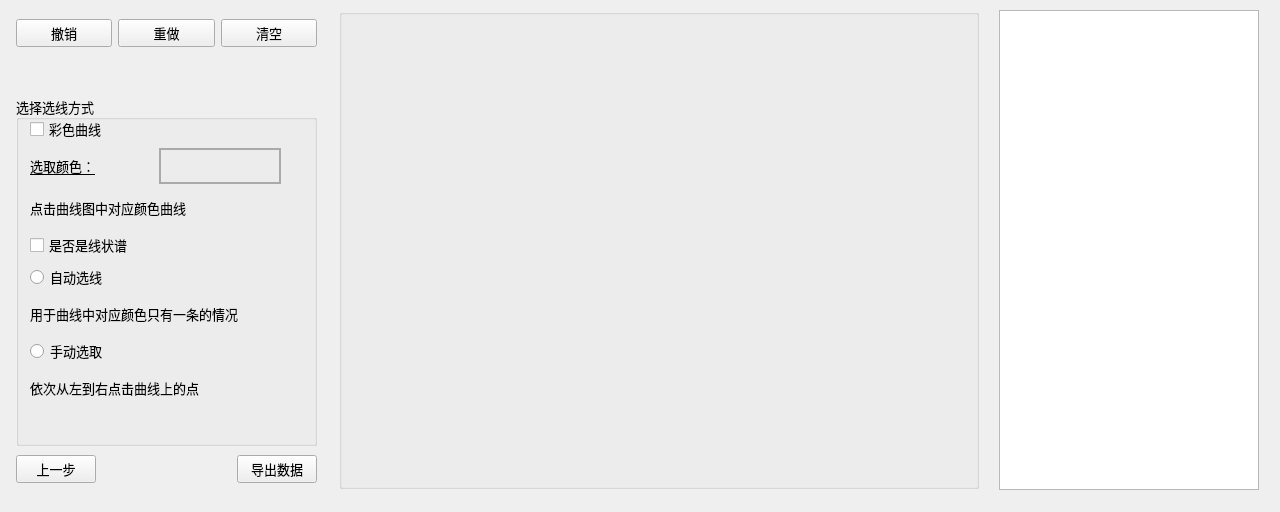
<?xml version="1.0" encoding="UTF-8"?>
<ui version="4.0">
 <class>MainWindow</class>
 <widget class="QMainWindow" name="MainWindow">
  <property name="enabled">
   <bool>true</bool>
  </property>
  <property name="geometry">
   <rect>
    <x>0</x>
    <y>0</y>
    <width>1280</width>
    <height>512</height>
   </rect>
  </property>
  <property name="minimumSize">
   <size>
    <width>1000</width>
    <height>512</height>
   </size>
  </property>
  <property name="windowTitle">
   <string>曲线提取</string>
  </property>
  <property name="windowIcon">
   <iconset resource="image.qrc">
    <normaloff>:/icon/src/colorpicker.png</normaloff>:/icon/src/colorpicker.png</iconset>
  </property>
  <widget class="QWidget" name="CentralWidget">
   <property name="enabled">
    <bool>true</bool>
   </property>
   <layout class="QHBoxLayout" name="horizontalLayout">
    <item>
     <widget class="QStackedWidget" name="stackedWidget">
      <property name="sizePolicy">
       <sizepolicy hsizetype="Expanding" vsizetype="Expanding">
        <horstretch>0</horstretch>
        <verstretch>0</verstretch>
       </sizepolicy>
      </property>
      <property name="currentIndex">
       <number>1</number>
      </property>
      <widget class="QWidget" name="picInputPage">
       <widget class="QGroupBox" name="picDisplayGBox">
        <property name="geometry">
         <rect>
          <x>390</x>
          <y>0</y>
          <width>640</width>
          <height>480</height>
         </rect>
        </property>
        <property name="sizePolicy">
         <sizepolicy hsizetype="Preferred" vsizetype="Preferred">
          <horstretch>0</horstretch>
          <verstretch>0</verstretch>
         </sizepolicy>
        </property>
        <property name="title">
         <string/>
        </property>
        <property name="alignment">
         <set>Qt::AlignCenter</set>
        </property>
        <widget class="ClickableLabel" name="picLabel">
         <property name="geometry">
          <rect>
           <x>0</x>
           <y>0</y>
           <width>640</width>
           <height>480</height>
          </rect>
         </property>
         <property name="sizePolicy">
          <sizepolicy hsizetype="Expanding" vsizetype="Expanding">
           <horstretch>0</horstretch>
           <verstretch>0</verstretch>
          </sizepolicy>
         </property>
         <property name="text">
          <string/>
         </property>
         <property name="textFormat">
          <enum>Qt::RichText</enum>
         </property>
         <property name="alignment">
          <set>Qt::AlignCenter</set>
         </property>
        </widget>
       </widget>
       <widget class="QWidget" name="verticalLayoutWidget_2">
        <property name="geometry">
         <rect>
          <x>10</x>
          <y>0</y>
          <width>361</width>
          <height>481</height>
         </rect>
        </property>
        <layout class="QVBoxLayout" name="picInputLayout">
         <item>
          <widget class="QGroupBox" name="choosepicGBox">
           <property name="sizePolicy">
            <sizepolicy hsizetype="Preferred" vsizetype="Minimum">
             <horstretch>0</horstretch>
             <verstretch>0</verstretch>
            </sizepolicy>
           </property>
           <property name="minimumSize">
            <size>
             <width>0</width>
             <height>100</height>
            </size>
           </property>
           <property name="maximumSize">
            <size>
             <width>16777215</width>
             <height>100</height>
            </size>
           </property>
           <property name="title">
            <string/>
           </property>
           <property name="alignment">
            <set>Qt::AlignLeading|Qt::AlignLeft|Qt::AlignVCenter</set>
           </property>
           <widget class="QPushButton" name="selectPicButton">
            <property name="geometry">
             <rect>
              <x>290</x>
              <y>10</y>
              <width>61</width>
              <height>31</height>
             </rect>
            </property>
            <property name="font">
             <font>
              <family>微软雅黑</family>
              <pointsize>10</pointsize>
              <weight>50</weight>
              <bold>false</bold>
             </font>
            </property>
            <property name="text">
             <string>选择</string>
            </property>
           </widget>
           <widget class="QLineEdit" name="picPathText">
            <property name="geometry">
             <rect>
              <x>10</x>
              <y>53</y>
              <width>341</width>
              <height>31</height>
             </rect>
            </property>
           </widget>
           <widget class="QLabel" name="label">
            <property name="geometry">
             <rect>
              <x>10</x>
              <y>10</y>
              <width>101</width>
              <height>31</height>
             </rect>
            </property>
            <property name="font">
             <font>
              <family>微软雅黑</family>
              <pointsize>10</pointsize>
             </font>
            </property>
            <property name="text">
             <string>图片路径</string>
            </property>
            <property name="textFormat">
             <enum>Qt::AutoText</enum>
            </property>
           </widget>
          </widget>
         </item>
         <item>
          <widget class="QGroupBox" name="limitGBox">
           <property name="sizePolicy">
            <sizepolicy hsizetype="Preferred" vsizetype="Maximum">
             <horstretch>0</horstretch>
             <verstretch>0</verstretch>
            </sizepolicy>
           </property>
           <property name="minimumSize">
            <size>
             <width>0</width>
             <height>100</height>
            </size>
           </property>
           <property name="maximumSize">
            <size>
             <width>16777215</width>
             <height>100</height>
            </size>
           </property>
           <property name="title">
            <string/>
           </property>
           <property name="alignment">
            <set>Qt::AlignCenter</set>
           </property>
           <widget class="QWidget" name="gridLayoutWidget">
            <property name="geometry">
             <rect>
              <x>10</x>
              <y>4</y>
              <width>341</width>
              <height>91</height>
             </rect>
            </property>
            <layout class="QGridLayout" name="limitLayout">
             <property name="sizeConstraint">
              <enum>QLayout::SetDefaultConstraint</enum>
             </property>
             <item row="0" column="3">
              <widget class="QLineEdit" name="xMaxLineEdit"/>
             </item>
             <item row="0" column="2">
              <widget class="QLabel" name="label_4">
               <property name="font">
                <font>
                 <family>微软雅黑</family>
                 <pointsize>10</pointsize>
                </font>
               </property>
               <property name="text">
                <string>X轴最大值</string>
               </property>
               <property name="textFormat">
                <enum>Qt::AutoText</enum>
               </property>
              </widget>
             </item>
             <item row="0" column="0">
              <widget class="QLabel" name="label_3">
               <property name="font">
                <font>
                 <family>微软雅黑</family>
                 <pointsize>10</pointsize>
                </font>
               </property>
               <property name="text">
                <string>X轴最小值</string>
               </property>
               <property name="textFormat">
                <enum>Qt::AutoText</enum>
               </property>
              </widget>
             </item>
             <item row="0" column="1">
              <widget class="QLineEdit" name="xMinLineEdit"/>
             </item>
             <item row="1" column="0">
              <widget class="QLabel" name="label_5">
               <property name="font">
                <font>
                 <family>微软雅黑</family>
                 <pointsize>10</pointsize>
                </font>
               </property>
               <property name="text">
                <string>Y轴最小值</string>
               </property>
               <property name="textFormat">
                <enum>Qt::AutoText</enum>
               </property>
              </widget>
             </item>
             <item row="1" column="1">
              <widget class="QLineEdit" name="yMinLineEdit"/>
             </item>
             <item row="1" column="2">
              <widget class="QLabel" name="label_6">
               <property name="font">
                <font>
                 <family>微软雅黑</family>
                 <pointsize>10</pointsize>
                </font>
               </property>
               <property name="text">
                <string>Y轴最大值</string>
               </property>
               <property name="textFormat">
                <enum>Qt::AutoText</enum>
               </property>
              </widget>
             </item>
             <item row="1" column="3">
              <widget class="QLineEdit" name="yMaxLineEdit"/>
             </item>
            </layout>
           </widget>
          </widget>
         </item>
         <item>
          <widget class="QGroupBox" name="adjustGBox">
           <property name="sizePolicy">
            <sizepolicy hsizetype="Preferred" vsizetype="Minimum">
             <horstretch>0</horstretch>
             <verstretch>0</verstretch>
            </sizepolicy>
           </property>
           <property name="minimumSize">
            <size>
             <width>0</width>
             <height>120</height>
            </size>
           </property>
           <property name="maximumSize">
            <size>
             <width>16777215</width>
             <height>220</height>
            </size>
           </property>
           <property name="font">
            <font>
             <family>微软雅黑</family>
             <pointsize>10</pointsize>
            </font>
           </property>
           <property name="title">
            <string>选择矫正方式</string>
           </property>
           <property name="alignment">
            <set>Qt::AlignLeading|Qt::AlignLeft|Qt::AlignVCenter</set>
           </property>
           <layout class="QVBoxLayout" name="verticalLayout_2">
            <item>
             <layout class="QVBoxLayout" name="verticalLayout">
              <item>
               <widget class="QRadioButton" name="autoAdjustRadioButton">
                <property name="font">
                 <font>
                  <family>微软雅黑</family>
                  <pointsize>10</pointsize>
                 </font>
                </property>
                <property name="text">
                 <string>自动校正</string>
                </property>
               </widget>
              </item>
              <item>
               <widget class="QRadioButton" name="manualAdjustRadioButton">
                <property name="font">
                 <font>
                  <family>微软雅黑</family>
                  <pointsize>10</pointsize>
                 </font>
                </property>
                <property name="text">
                 <string>手动校正</string>
                </property>
               </widget>
              </item>
             </layout>
            </item>
            <item>
             <widget class="QLabel" name="label_2">
              <property name="font">
               <font>
                <family>微软雅黑</family>
                <pointsize>10</pointsize>
               </font>
              </property>
              <property name="text">
               <string>&lt;html&gt;
&lt;head/&gt;
&lt;body&gt;
提示：自动校正：用于图片有明显边框情况&lt;br/&gt;
&amp;nbsp;&amp;nbsp;&amp;nbsp;&amp;nbsp;&amp;nbsp;&amp;nbsp;&amp;nbsp;&amp;nbsp;&amp;nbsp;&amp;nbsp;手动校正：用于图片无明显边框情况&lt;br/&gt;
&amp;nbsp;&amp;nbsp;&amp;nbsp;&amp;nbsp;&amp;nbsp;&amp;nbsp;&amp;nbsp;&amp;nbsp;&amp;nbsp;&amp;nbsp;请顺次点击左上、左下、右下角
&lt;/body&gt;
&lt;/html&gt;</string>
              </property>
              <property name="textFormat">
               <enum>Qt::AutoText</enum>
              </property>
             </widget>
            </item>
           </layout>
          </widget>
         </item>
         <item>
          <widget class="QPushButton" name="nextButton">
           <property name="font">
            <font>
             <family>微软雅黑</family>
             <pointsize>10</pointsize>
             <weight>50</weight>
             <bold>false</bold>
            </font>
           </property>
           <property name="text">
            <string>下一步</string>
           </property>
          </widget>
         </item>
        </layout>
       </widget>
      </widget>
      <widget class="QWidget" name="extractCurvePage">
       <widget class="QWidget" name="verticalLayoutWidget_3">
        <property name="geometry">
         <rect>
          <x>7</x>
          <y>7</y>
          <width>301</width>
          <height>471</height>
         </rect>
        </property>
        <layout class="QVBoxLayout" name="extraceOptionLayout">
         <item>
          <layout class="QHBoxLayout" name="undoButtonsLayout">
           <item>
            <widget class="QPushButton" name="undoButton">
             <property name="font">
              <font>
               <family>微软雅黑</family>
               <pointsize>10</pointsize>
               <weight>50</weight>
               <bold>false</bold>
              </font>
             </property>
             <property name="text">
              <string>撤销</string>
             </property>
            </widget>
           </item>
           <item>
            <widget class="QPushButton" name="redoButton">
             <property name="font">
              <font>
               <family>微软雅黑</family>
               <pointsize>10</pointsize>
               <weight>50</weight>
               <bold>false</bold>
              </font>
             </property>
             <property name="text">
              <string>重做</string>
             </property>
            </widget>
           </item>
           <item>
            <widget class="QPushButton" name="resetButton">
             <property name="font">
              <font>
               <family>微软雅黑</family>
               <pointsize>10</pointsize>
               <weight>50</weight>
               <bold>false</bold>
              </font>
             </property>
             <property name="text">
              <string>清空</string>
             </property>
            </widget>
           </item>
          </layout>
         </item>
         <item>
          <spacer name="verticalSpacer">
           <property name="orientation">
            <enum>Qt::Vertical</enum>
           </property>
           <property name="sizeType">
            <enum>QSizePolicy::Preferred</enum>
           </property>
           <property name="sizeHint" stdset="0">
            <size>
             <width>20</width>
             <height>40</height>
            </size>
           </property>
          </spacer>
         </item>
         <item>
          <widget class="QGroupBox" name="groupBox">
           <property name="sizePolicy">
            <sizepolicy hsizetype="Preferred" vsizetype="Expanding">
             <horstretch>0</horstretch>
             <verstretch>0</verstretch>
            </sizepolicy>
           </property>
           <property name="minimumSize">
            <size>
             <width>0</width>
             <height>150</height>
            </size>
           </property>
           <property name="maximumSize">
            <size>
             <width>16777215</width>
             <height>350</height>
            </size>
           </property>
           <property name="font">
            <font>
             <family>微软雅黑</family>
             <pointsize>10</pointsize>
            </font>
           </property>
           <property name="title">
            <string>选择选线方式</string>
           </property>
           <widget class="QWidget" name="layoutWidget">
            <property name="geometry">
             <rect>
              <x>14</x>
              <y>20</y>
              <width>281</width>
              <height>290</height>
             </rect>
            </property>
            <layout class="QVBoxLayout" name="checkBoxLayout">
             <item>
              <widget class="QCheckBox" name="coloredCurveCheckBox">
               <property name="font">
                <font>
                 <family>微软雅黑</family>
                 <pointsize>10</pointsize>
                </font>
               </property>
               <property name="text">
                <string>彩色曲线</string>
               </property>
              </widget>
             </item>
             <item>
              <layout class="QHBoxLayout" name="horizontalLayout_2">
               <item>
                <layout class="QHBoxLayout" name="horizontalLayout_3">
                 <item>
                  <widget class="ClickableLabel" name="chooseColorLabel">
                   <property name="font">
                    <font>
                     <family>微软雅黑</family>
                     <pointsize>10</pointsize>
                     <underline>true</underline>
                    </font>
                   </property>
                   <property name="cursor">
                    <cursorShape>PointingHandCursor</cursorShape>
                   </property>
                   <property name="text">
                    <string>选取颜色：</string>
                   </property>
                   <property name="textFormat">
                    <enum>Qt::AutoText</enum>
                   </property>
                   <property name="wordWrap">
                    <bool>false</bool>
                   </property>
                  </widget>
                 </item>
                 <item>
                  <widget class="ColorPicker" name="colorLabel">
                   <property name="cursor">
                    <cursorShape>PointingHandCursor</cursorShape>
                   </property>
                   <property name="styleSheet">
                    <string notr="true">QLabel{
border-width: 2px;
border-style: solid;
border-color: rgb(170, 170, 170);
}</string>
                   </property>
                   <property name="text">
                    <string/>
                   </property>
                   <property name="wordWrap">
                    <bool>false</bool>
                   </property>
                  </widget>
                 </item>
                </layout>
               </item>
               <item>
                <spacer name="horizontalSpacer_2">
                 <property name="orientation">
                  <enum>Qt::Horizontal</enum>
                 </property>
                 <property name="sizeType">
                  <enum>QSizePolicy::Maximum</enum>
                 </property>
                 <property name="sizeHint" stdset="0">
                  <size>
                   <width>30</width>
                   <height>20</height>
                  </size>
                 </property>
                </spacer>
               </item>
              </layout>
             </item>
             <item>
              <widget class="QLabel" name="label_7">
               <property name="font">
                <font>
                 <family>微软雅黑</family>
                 <pointsize>10</pointsize>
                </font>
               </property>
               <property name="text">
                <string>点击曲线图中对应颜色曲线</string>
               </property>
               <property name="textFormat">
                <enum>Qt::AutoText</enum>
               </property>
              </widget>
             </item>
             <item>
              <widget class="QCheckBox" name="lineptmCheckBox">
               <property name="text">
                <string>是否是线状谱</string>
               </property>
              </widget>
             </item>
             <item>
              <widget class="QRadioButton" name="autoChooseRadioButton">
               <property name="font">
                <font>
                 <family>微软雅黑</family>
                 <pointsize>10</pointsize>
                </font>
               </property>
               <property name="text">
                <string>自动选线</string>
               </property>
              </widget>
             </item>
             <item>
              <widget class="QLabel" name="label_8">
               <property name="font">
                <font>
                 <family>微软雅黑</family>
                 <pointsize>10</pointsize>
                </font>
               </property>
               <property name="text">
                <string>用于曲线中对应颜色只有一条的情况</string>
               </property>
               <property name="textFormat">
                <enum>Qt::AutoText</enum>
               </property>
              </widget>
             </item>
             <item>
              <widget class="QRadioButton" name="manualChooseRadioButton">
               <property name="font">
                <font>
                 <family>微软雅黑</family>
                 <pointsize>10</pointsize>
                </font>
               </property>
               <property name="text">
                <string>手动选取</string>
               </property>
              </widget>
             </item>
             <item>
              <widget class="QLabel" name="label_9">
               <property name="font">
                <font>
                 <family>微软雅黑</family>
                 <pointsize>10</pointsize>
                </font>
               </property>
               <property name="text">
                <string>依次从左到右点击曲线上的点</string>
               </property>
               <property name="textFormat">
                <enum>Qt::AutoText</enum>
               </property>
              </widget>
             </item>
            </layout>
           </widget>
          </widget>
         </item>
         <item>
          <layout class="QHBoxLayout" name="doneButtonsLayout">
           <item>
            <widget class="QPushButton" name="previousPageButton">
             <property name="font">
              <font>
               <family>微软雅黑</family>
               <pointsize>10</pointsize>
               <weight>50</weight>
               <bold>false</bold>
              </font>
             </property>
             <property name="text">
              <string>上一步</string>
             </property>
            </widget>
           </item>
           <item>
            <spacer name="horizontalSpacer">
             <property name="orientation">
              <enum>Qt::Horizontal</enum>
             </property>
             <property name="sizeHint" stdset="0">
              <size>
               <width>40</width>
               <height>20</height>
              </size>
             </property>
            </spacer>
           </item>
           <item>
            <widget class="QPushButton" name="outputButton">
             <property name="font">
              <font>
               <family>微软雅黑</family>
               <pointsize>10</pointsize>
               <weight>50</weight>
               <bold>false</bold>
              </font>
             </property>
             <property name="text">
              <string>导出数据</string>
             </property>
            </widget>
           </item>
          </layout>
         </item>
        </layout>
       </widget>
       <widget class="QGroupBox" name="picDisplayGBox_2">
        <property name="geometry">
         <rect>
          <x>330</x>
          <y>0</y>
          <width>640</width>
          <height>480</height>
         </rect>
        </property>
        <property name="sizePolicy">
         <sizepolicy hsizetype="Preferred" vsizetype="Preferred">
          <horstretch>0</horstretch>
          <verstretch>0</verstretch>
         </sizepolicy>
        </property>
        <property name="title">
         <string/>
        </property>
        <property name="alignment">
         <set>Qt::AlignCenter</set>
        </property>
        <widget class="ClickableLabel" name="picLabel_2">
         <property name="geometry">
          <rect>
           <x>0</x>
           <y>0</y>
           <width>640</width>
           <height>480</height>
          </rect>
         </property>
         <property name="sizePolicy">
          <sizepolicy hsizetype="Expanding" vsizetype="Expanding">
           <horstretch>0</horstretch>
           <verstretch>0</verstretch>
          </sizepolicy>
         </property>
         <property name="text">
          <string/>
         </property>
         <property name="textFormat">
          <enum>Qt::RichText</enum>
         </property>
         <property name="alignment">
          <set>Qt::AlignCenter</set>
         </property>
        </widget>
       </widget>
       <widget class="QTableWidget" name="axisTableWidget">
        <property name="geometry">
         <rect>
          <x>990</x>
          <y>1</y>
          <width>260</width>
          <height>480</height>
         </rect>
        </property>
        <property name="minimumSize">
         <size>
          <width>0</width>
          <height>480</height>
         </size>
        </property>
       </widget>
      </widget>
     </widget>
    </item>
   </layout>
  </widget>
 </widget>
 <customwidgets>
  <customwidget>
   <class>ClickableLabel</class>
   <extends>QLabel</extends>
   <header>clickablelabel.h</header>
   <slots>
    <signal>clicked()</signal>
   </slots>
  </customwidget>
  <customwidget>
   <class>ColorPicker</class>
   <extends>QLabel</extends>
   <header>colorpicker.h</header>
   <slots>
    <signal>clicked()</signal>
   </slots>
  </customwidget>
 </customwidgets>
 <tabstops>
  <tabstop>selectPicButton</tabstop>
  <tabstop>picPathText</tabstop>
  <tabstop>xMinLineEdit</tabstop>
  <tabstop>xMaxLineEdit</tabstop>
  <tabstop>yMinLineEdit</tabstop>
  <tabstop>yMaxLineEdit</tabstop>
  <tabstop>autoAdjustRadioButton</tabstop>
  <tabstop>manualAdjustRadioButton</tabstop>
  <tabstop>nextButton</tabstop>
  <tabstop>undoButton</tabstop>
  <tabstop>redoButton</tabstop>
  <tabstop>resetButton</tabstop>
  <tabstop>coloredCurveCheckBox</tabstop>
  <tabstop>autoChooseRadioButton</tabstop>
  <tabstop>manualChooseRadioButton</tabstop>
  <tabstop>previousPageButton</tabstop>
  <tabstop>outputButton</tabstop>
  <tabstop>axisTableWidget</tabstop>
 </tabstops>
 <resources>
  <include location="image.qrc"/>
 </resources>
 <connections/>
</ui>
